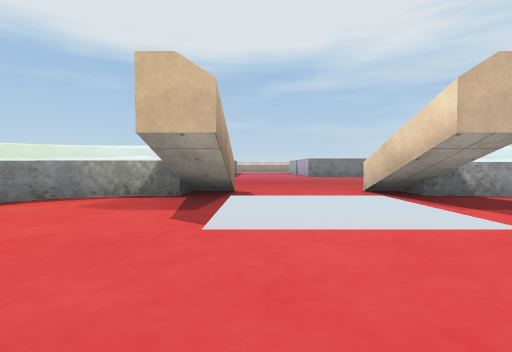
view 1 (above)

15 first-person views from a walk through a Unity game level. The camera is 0.58 m above the floor, tilts 2° down and sees 85° across. The floor is counted in squares, 1 m on a side. Each view is taken from the middle of a square. On the plan, view 1 faces up. The plan holds only what a view shows up to about 9 squares ahead; the rest is blank. The place goes on beyond the plan. The player is left out. Some surface patterns are stand-ins.

view 2
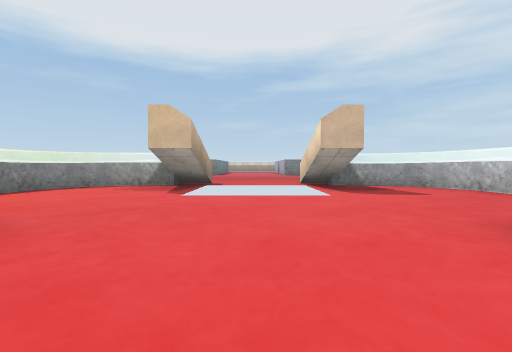

view 3
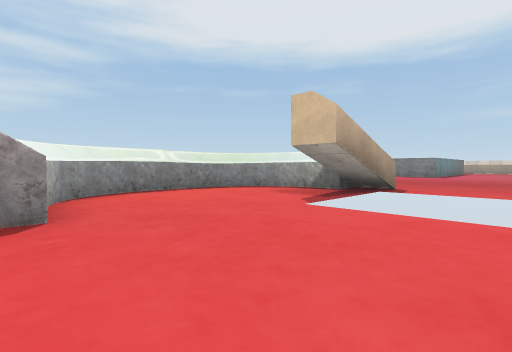

view 4
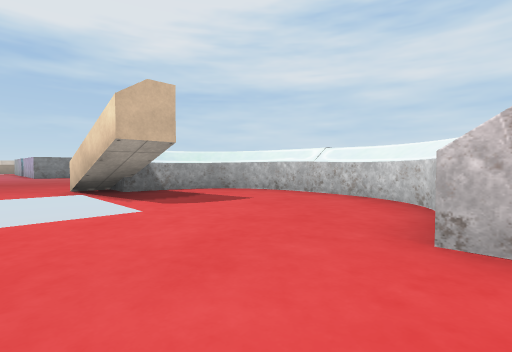

view 5
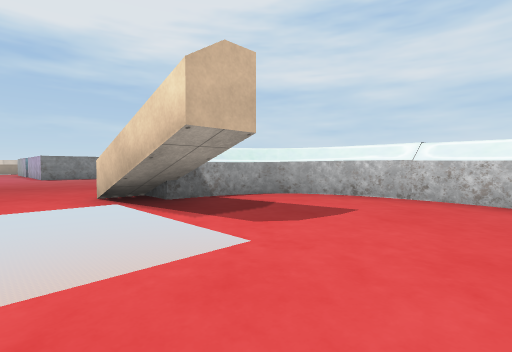

view 6
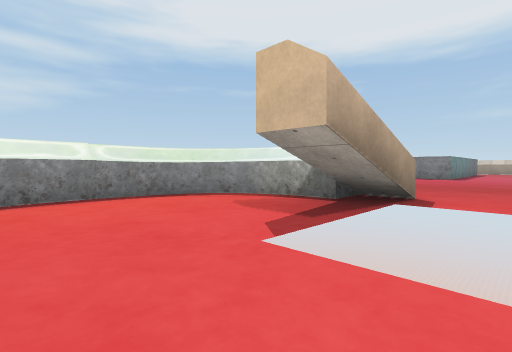

view 7
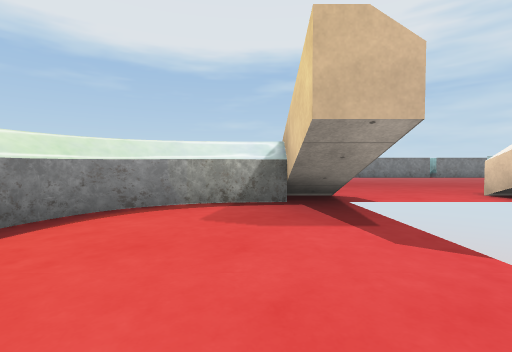

view 8
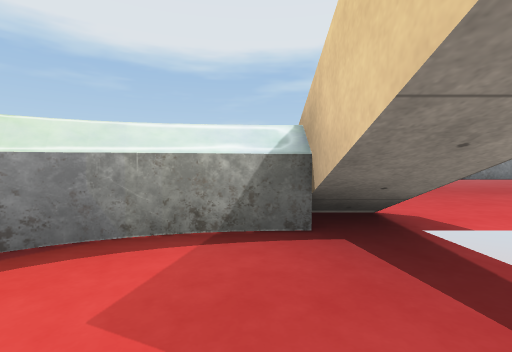

view 9
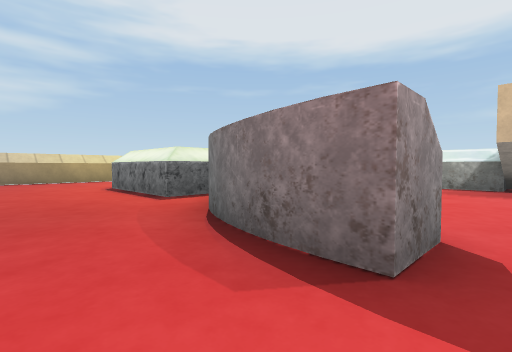

view 10
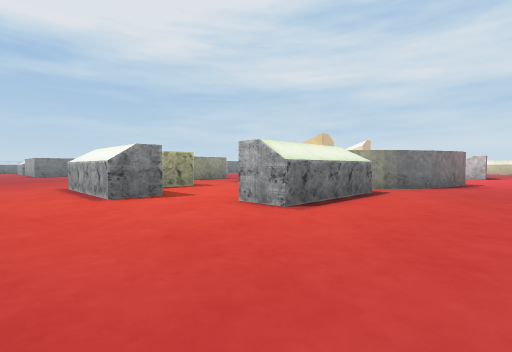

view 11
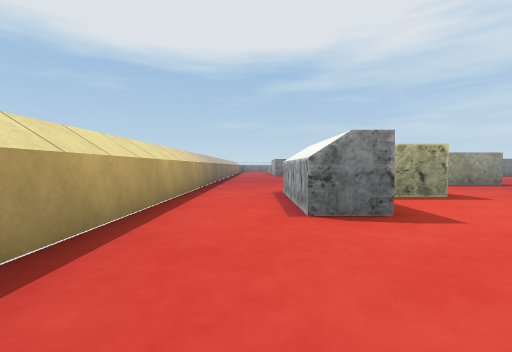

view 12
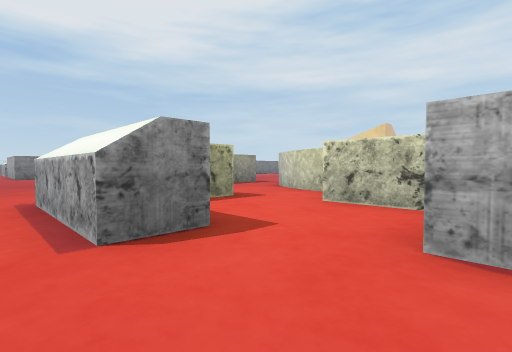

view 13
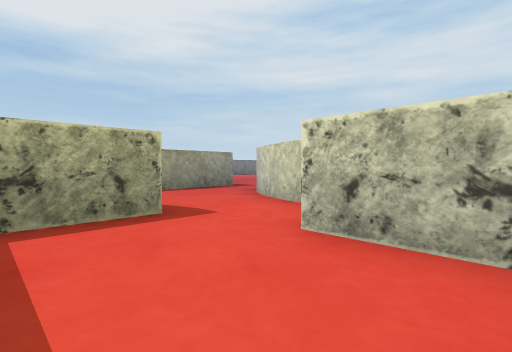

view 14
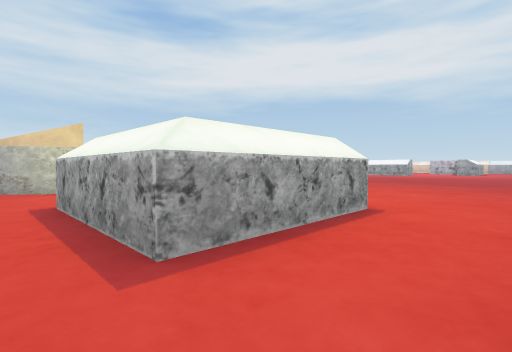

view 15
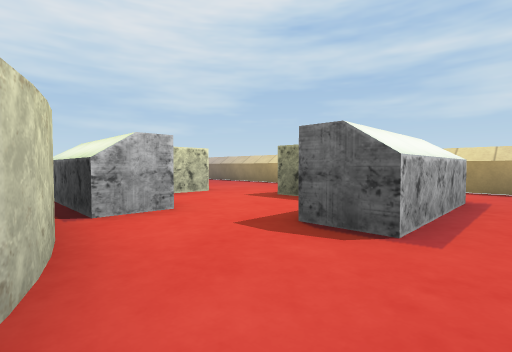

### Floor plan
Key: @ floor where view 1 was taken; # wall or solid block; . floor; / step, stairs or slope; v drop or lower ground; O other object.
Columns run from 13 left of view 1 to 7 right of it. Each row starts with its distance up from view 1.
  6 #........OOO#///#OO
  5 #..###..OOO.#/  #.OO
  4 #..###..OO..#/  #..OO
  3 #..#....O....vvv....O
  2 #.....##O...........O
  1 #.....##OO.........OO
  0  ....###OOO..@....OO
 -1  ........OOO.....O
 -2 #...............
 -3  ............ .
 -4   ...
 -5   ..

Where each view was taken, in squares from view 1:
view 1: 0 up, 0 right, facing up
view 2: 3 down, 1 right, facing up
view 3: 1 down, 2 right, facing up-left
view 4: 1 down, 1 right, facing up-right
view 5: 1 up, 1 right, facing up-right
view 6: 1 up, 1 right, facing up-left
view 7: 1 up, 2 left, facing up
view 8: 3 up, 2 left, facing up
view 9: 3 down, 1 left, facing up-left
view 10: 3 down, 12 left, facing up-right
view 11: 1 down, 11 left, facing up
view 12: 0 up, 11 left, facing up-right
view 13: 1 up, 9 left, facing up-right
view 14: 6 up, 12 left, facing down-right
view 15: 6 up, 5 left, facing down-left
